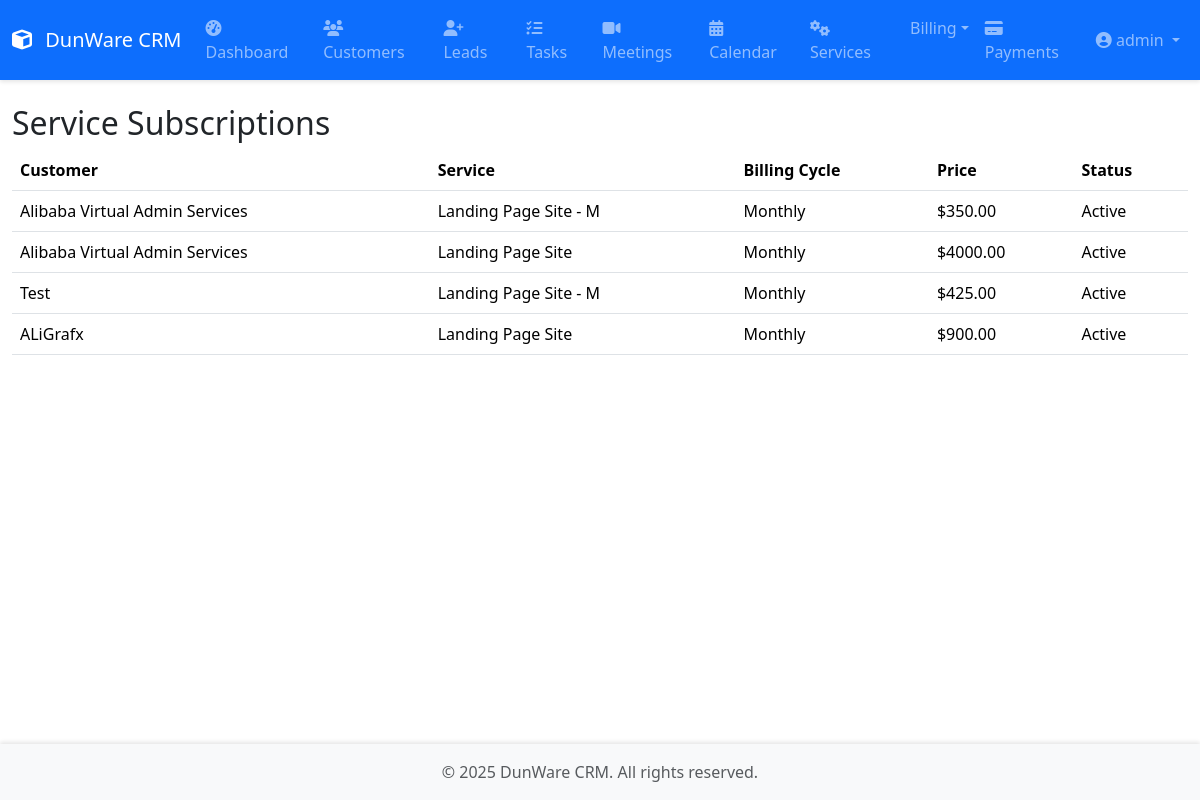
Page /subscriptions/ (signed in) on the committed database.
### core/models.py (models this page shows, shortened)
class ServiceSubscription(models.Model):
    STATUS_CHOICES = [
        ('active', 'Active'),
        ('paused', 'Paused'),
        ('canceled', 'Canceled'),
        ('expired', 'Expired'),
    ]
    customer = models.ForeignKey('Customer', on_delete=models.CASCADE, related_name='service_subscriptions')
    service = models.ForeignKey('Service', on_delete=models.CASCADE, related_name='service_subscriptions')
    start_date = models.DateField(default=timezone.now)
    end_date = models.DateField(null=True, blank=True)
    billing_cycle = models.CharField(max_length=20, choices=[
        ('hourly', 'Hourly'),
        ('monthly', 'Monthly'),
        ('quarterly', 'Quarterly'),
        ('yearly', 'Yearly'),
    ], default='monthly')
    price = models.DecimalField(max_digits=10, decimal_places=2, default=0.00)  # Total Price for non-hourly
    hourly_rate = models.DecimalField(max_digits=10, decimal_places=2, default=0.00)  # Per-hour rate
    hours = models.DecimalField(max_digits=6, decimal_places=2, default=0.00)  # Number of hours billed
    is_active = models.BooleanField(default=True)
    status = models.CharField(max_length=10, choices=STATUS_CHOICES, default='active')

class Customer(models.Model):
    CUSTOMER_STATUS = [
        ('active', 'Active'),
        ('inactive', 'Inactive'),
        ('pending', 'Pending')
    ]
    company_name = models.CharField(max_length=200)
    contact_person = models.CharField(max_length=100)
    email = models.EmailField()
    phone = models.CharField(max_length=15)
    address = models.TextField()
    city = models.CharField(max_length=100)
    state = models.CharField(max_length=100)
    zip_code = models.CharField(max_length=10)
    website = models.URLField(blank=True, null=True)
    status = models.CharField(max_length=20, choices=CUSTOMER_STATUS, default='active')
    assigned_to = models.ForeignKey(Employee, on_delete=models.SET_NULL, null=True, related_name='customers')
    created_at = models.DateTimeField(auto_now_add=True)
    updated_at = models.DateTimeField(auto_now=True)
    def __str__(self):
        return self.company_name

class Service(models.Model):
    name = models.CharField(max_length=200)
    description = models.TextField()
    price = models.DecimalField(max_digits=10, decimal_places=2)
    is_active = models.BooleanField(default=True)
    created_at = models.DateTimeField(auto_now_add=True)
    updated_at = models.DateTimeField(auto_now=True)
    def __str__(self):
        return self.name

### core/views.py (the view)
# urls.py: path('subscriptions/', ServiceSubscriptionListView.as_view(), name='subscription-list'),
class ServiceSubscriptionListView(ListView):
    model = ServiceSubscription
    template_name = 'core/service_subscription_list.html'
    context_object_name = 'subscriptions'
    paginate_by = 10

### core/templates/core/service_subscription_list.html (shortened to what this page needs)
{% extends 'core/base.html' %}
{% block content %}
<h2>Service Subscriptions</h2>
<table class="table">
    <thead>
        <tr>
            <th>Customer</th>
            <th>Service</th>
            <th>Billing Cycle</th>
            <th>Price</th>
            <th>Status</th>
        </tr>
    </thead>
    <tbody>
        {% for subscription in subscriptions %}
        <tr>
            <td>{{ subscription.customer }}</td>
            <td>{{ subscription.service }}</td>
            <td>{{ subscription.get_billing_cycle_display }}</td>
            <td>${{ subscription.price }}</td>
            <td>{% if subscription.is_active %} Active {% else %} Inactive {% endif %}</td>
        </tr>
        {% endfor %}
    </tbody>
</table>
{% endblock %}

### core/templates/core/base.html (shortened to what this page needs)
{% load static %}
<!DOCTYPE html>
<html lang="en">
<head>
    <link href="https://cdn.jsdelivr.net/npm/bootstrap@5.3.2/dist/css/bootstrap.min.css" rel="stylesheet">
    <link href="https://cdn.jsdelivr.net/npm/@fortawesome/fontawesome-free@6.4.2/css/all.min.css" rel="stylesheet">
    <link href="https://cdn.jsdelivr.net/npm/flatpickr/dist/flatpickr.min.css" rel="stylesheet">
    <link href="{% static 'css/style.css' %}" rel="stylesheet">
</head>
<body>
    <nav class="navbar navbar-expand-lg navbar-dark bg-primary">
        <div class="container-fluid">
            <a class="navbar-brand" href="{% url 'dashboard' %}">
                <i class="fas fa-cube"></i> DunWare CRM
            </a>
            <div class="collapse navbar-collapse" id="navbarMain">
                {% if user.is_authenticated %}
                <ul class="navbar-nav me-auto">
                    <li class="nav-item">
                        <a class="nav-link {% if request.resolver_match.url_name == 'dashboard' %}active{% endif %}"
                           href="{% url 'dashboard' %}">
                            <i class="fas fa-tachometer-alt"></i> Dashboard
                        </a>
                    </li>
                    <li class="nav-item">
                        <a class="nav-link {% if 'customer' in request.resolver_match.url_name %}active{% endif %}"
                           href="{% url 'customer-list' %}">
                            <i class="fas fa-users"></i> Customers
                        </a>
                    </li>
                    <li class="nav-item">
                        <a class="nav-link {% if 'lead' in request.resolver_match.url_name %}active{% endif %}"
                           href="{% url 'lead-list' %}">
                            <i class="fas fa-user-plus"></i> Leads
                        </a>
                    </li>
                    <li class="nav-item">
                        <a class="nav-link {% if 'task' in request.resolver_match.url_name %}active{% endif %}"
                           href="{% url 'task-list' %}">
                            <i class="fas fa-tasks"></i> Tasks
                        </a>
                    </li>
                    <li class="nav-item">
                        <a class="nav-link {% if 'meeting' in request.resolver_match.url_name %}active{% endif %}"
                           href="{% url 'meeting-list' %}">
                            <i class="fas fa-video"></i> Meetings
                        </a>
                    </li>
                    <li class="nav-item">
                        <a class="nav-link {% if 'calendar' in request.resolver_match.url_name %}active{% endif %}"
                           href="{% url 'calendar' %}">
                            <i class="fas fa-calendar-alt"></i> Calendar
                        </a>
                    </li>
                    <li class="nav-item">
                        <a class="nav-link {% if 'service' in request.resolver_match.url_name %}active{% endif %}"
                           href="{% url 'service-list' %}">
                            <i class="fas fa-cogs"></i> Services
                        </a>
                    </li>
                    <li class="nav-item dropdown">
                        <a class="nav-link dropdown-toggle {% if 'billing' in request.resolver_match.url_name %}active{% endif %}" href="#" id="billingDropdown" role="button" data-bs-toggle="dropdown">Billing</a>
                    </li>
                    <li class="nav-item">
                        <a class="nav-link {% if 'payment' in request.resolver_match.url_name %}active{% endif %}"
                           href="{% url 'payment-list' %}">
                            <i class="fas fa-credit-card"></i> Payments
                        </a>
                    </li>
                </ul>
                    <ul class="navbar-nav ms-auto">
                        <li class="nav-item dropdown">
                            <a class="nav-link dropdown-toggle" href="#" id="navbarDropdown"
                               role="button" data-bs-toggle="dropdown">
                                <i class="fas fa-user-circle"></i>
                                {{ user.get_full_name|default:user.username }}
                            </a>
                        </li>
                    </ul>
                {% endif %}
            </div>
        </div>
    </nav>
    <div class="container-fluid py-4">
        {% block content %}{% endblock %}
    </div>
    <footer class="footer mt-auto py-3 bg-light">
        <div class="container text-center">
            <span class="text-muted">© {% now "Y" %} DunWare CRM. All rights reserved.</span>
        </div>
    </footer>
</body>
</html>

### dunware_crm/static/css/style.css (style rules this page uses)
body { min-height: 100vh; display: flex; flex-direction: column; }
.container-fluid { flex: 1; }
.navbar { box-shadow: 0 2px 4px rgba(0,0,0,.1); }
.navbar-brand i { margin-right: 0.5rem; }
.footer { margin-top: auto; box-shadow: 0 -2px 4px rgba(0,0,0,.1); }

### rows in the picture
ServiceSubscription: customer "Alibaba Virtual Admin Services", service "Landing Page Site - M", billing_cycle "Monthly", price "350.00", is_active "Active"
ServiceSubscription: customer "Alibaba Virtual Admin Services", service "Landing Page Site", billing_cycle "Monthly", price "4000.00", is_active "Active"
ServiceSubscription: customer "Test", service "Landing Page Site - M", billing_cycle "Monthly", price "425.00", is_active "Active"
ServiceSubscription: customer "ALiGrafx", service "Landing Page Site", billing_cycle "Monthly", price "900.00", is_active "Active"

### other values in the picture
{{ user.get_full_name|default:user.username }} "admin"
